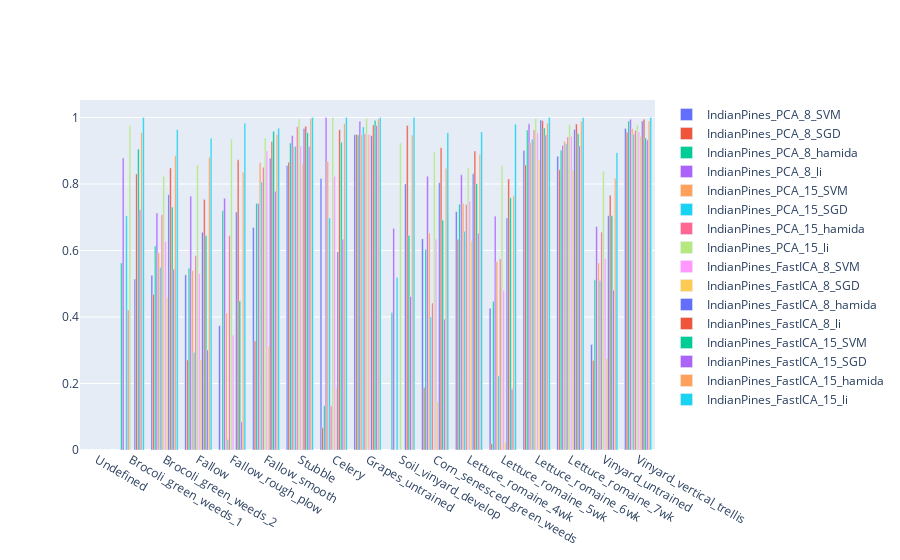

The cell this chart's notebook holds for it:
### Code cell
import plotly.graph_objects as go

fig = go.Figure(data=[
    go.Bar(name=exp, x=SALINAS_LABELS, y=dict_results[exp]['F1 scores'][0])
    for exp in dict_results
])
# Change the bar mode
fig.update_layout(barmode='group')
fig.show()

### Figure 1 — Plotly figure (JSON) as saved in the notebook; plotly's stock layout.template omitted (floating-point values rounded to 4 significant figures)
{"data": [{"name": "IndianPines_PCA_8_SVM", "type": "bar", "x": ["Undefined", "Brocoli_green_weeds_1", "Brocoli_green_weeds_2", "Fallow", "Fallow_rough_plow", "Fallow_smooth", "Stubble", "Celery", "Grapes_untrained", "Soil_vinyard_develop", "Corn_senesced_green_weeds", "Lettuce_romaine_4wk", "Lettuce_romaine_5wk", "Lettuce_romaine_6wk", "Lettuce_romaine_7wk", "Vinyard_untrained", "Vinyard_vertical_trellis"], "y": [null, 0, 0.5259, 0.5266, 0.3738, 0.6692, 0.8558, 0.8163, 0.9482, 0, 0.6352, 0.7168, 0.4264, 0.9007, 0.8833, 0.3173, 0.967]}, {"name": "IndianPines_PCA_8_SGD", "type": "bar", "x": ["Undefined", "Brocoli_green_weeds_1", "Brocoli_green_weeds_2", "Fallow", "Fallow_rough_plow", "Fallow_smooth", "Stubble", "Celery", "Grapes_untrained", "Soil_vinyard_develop", "Corn_senesced_green_weeds", "Lettuce_romaine_4wk", "Lettuce_romaine_5wk", "Lettuce_romaine_6wk", "Lettuce_romaine_7wk", "Vinyard_untrained", "Vinyard_vertical_trellis"], "y": [null, 0, 0.4683, 0.2708, 0, 0.3277, 0.8657, 0.06667, 0.9488, 0, 0.188, 0.6338, 0.01878, 0.8571, 0.8427, 0.2692, 0.9556]}, {"name": "IndianPines_PCA_8_hamida", "type": "bar", "x": ["Undefined", "Brocoli_green_weeds_1", "Brocoli_green_weeds_2", "Fallow", "Fallow_rough_plow", "Fallow_smooth", "Stubble", "Celery", "Grapes_untrained", "Soil_vinyard_develop", "Corn_senesced_green_weeds", "Lettuce_romaine_4wk", "Lettuce_romaine_5wk", "Lettuce_romaine_6wk", "Lettuce_romaine_7wk", "Vinyard_untrained", "Vinyard_vertical_trellis"], "y": [0, 0.5625, 0.6134, 0.5469, 0.7198, 0.742, 0.9232, 0.1333, 0.9476, 0.4138, 0.6034, 0.7391, 0.4471, 0.9621, 0.9014, 0.5117, 0.9891]}, {"name": "IndianPines_PCA_8_li", "type": "bar", "x": ["Undefined", "Brocoli_green_weeds_1", "Brocoli_green_weeds_2", "Fallow", "Fallow_rough_plow", "Fallow_smooth", "Stubble", "Celery", "Grapes_untrained", "Soil_vinyard_develop", "Corn_senesced_green_weeds", "Lettuce_romaine_4wk", "Lettuce_romaine_5wk", "Lettuce_romaine_6wk", "Lettuce_romaine_7wk", "Vinyard_untrained", "Vinyard_vertical_trellis"], "y": [0, 0.878, 0.7131, 0.7636, 0.757, 0.7411, 0.946, 1, 0.9886, 0.6667, 0.8234, 0.8277, 0.7033, 0.9809, 0.9155, 0.6721, 0.9947]}, {"name": "IndianPines_PCA_15_SVM", "type": "bar", "x": ["Undefined", "Brocoli_green_weeds_1", "Brocoli_green_weeds_2", "Fallow", "Fallow_rough_plow", "Fallow_smooth", "Stubble", "Celery", "Grapes_untrained", "Soil_vinyard_develop", "Corn_senesced_green_weeds", "Lettuce_romaine_4wk", "Lettuce_romaine_5wk", "Lettuce_romaine_6wk", "Lettuce_romaine_7wk", "Vinyard_untrained", "Vinyard_vertical_trellis"], "y": [null, 0, 0.5929, 0.5397, 0.4121, 0.8642, 0.9125, 0.8679, 0.9492, 0, 0.6526, 0.741, 0.5666, 0.9249, 0.9275, 0.5629, 0.967]}, {"name": "IndianPines_PCA_15_SGD", "type": "bar", "x": ["Undefined", "Brocoli_green_weeds_1", "Brocoli_green_weeds_2", "Fallow", "Fallow_rough_plow", "Fallow_smooth", "Stubble", "Celery", "Grapes_untrained", "Soil_vinyard_develop", "Corn_senesced_green_weeds", "Lettuce_romaine_4wk", "Lettuce_romaine_5wk", "Lettuce_romaine_6wk", "Lettuce_romaine_7wk", "Vinyard_untrained", "Vinyard_vertical_trellis"], "y": [null, 0.7042, 0.5491, 0.2939, 0.03162, 0.8058, 0.9137, 0.6977, 0.9717, 0.5185, 0.4, 0.6579, 0.223, 0.9343, 0.922, 0.5097, 0.9497]}, {"name": "IndianPines_PCA_15_hamida", "type": "bar", "x": ["Undefined", "Brocoli_green_weeds_1", "Brocoli_green_weeds_2", "Fallow", "Fallow_rough_plow", "Fallow_smooth", "Stubble", "Celery", "Grapes_untrained", "Soil_vinyard_develop", "Corn_senesced_green_weeds", "Lettuce_romaine_4wk", "Lettuce_romaine_5wk", "Lettuce_romaine_6wk", "Lettuce_romaine_7wk", "Vinyard_untrained", "Vinyard_vertical_trellis"], "y": [0, 0.4211, 0.7077, 0.584, 0.6448, 0.8504, 0.9725, 0.1333, 0.9511, 0, 0.442, 0.7385, 0.5749, 0.9621, 0.9413, 0.6553, 0.9613]}, {"name": "IndianPines_PCA_15_li", "type": "bar", "x": ["Undefined", "Brocoli_green_weeds_1", "Brocoli_green_weeds_2", "Fallow", "Fallow_rough_plow", "Fallow_smooth", "Stubble", "Celery", "Grapes_untrained", "Soil_vinyard_develop", "Corn_senesced_green_weeds", "Lettuce_romaine_4wk", "Lettuce_romaine_5wk", "Lettuce_romaine_6wk", "Lettuce_romaine_7wk", "Vinyard_untrained", "Vinyard_vertical_trellis"], "y": [0, 0.9778, 0.8238, 0.8568, 0.9352, 0.9386, 0.9952, 1, 0.9979, 0.9231, 0.8957, 0.85, 0.8558, 0.9976, 0.9782, 0.8382, 0.978]}, {"name": "IndianPines_FastICA_8_SVM", "type": "bar", "x": ["Undefined", "Brocoli_green_weeds_1", "Brocoli_green_weeds_2", "Fallow", "Fallow_rough_plow", "Fallow_smooth", "Stubble", "Celery", "Grapes_untrained", "Soil_vinyard_develop", "Corn_senesced_green_weeds", "Lettuce_romaine_4wk", "Lettuce_romaine_5wk", "Lettuce_romaine_6wk", "Lettuce_romaine_7wk", "Vinyard_untrained", "Vinyard_vertical_trellis"], "y": [null, 0, 0.627, 0.5306, 0.345, 0.899, 0.9144, 0.8235, 0.95, 0, 0.6338, 0.7482, 0.4791, 0.9538, 0.9433, 0.5755, 0.956]}, {"name": "IndianPines_FastICA_8_SGD", "type": "bar", "x": ["Undefined", "Brocoli_green_weeds_1", "Brocoli_green_weeds_2", "Fallow", "Fallow_rough_plow", "Fallow_smooth", "Stubble", "Celery", "Grapes_untrained", "Soil_vinyard_develop", "Corn_senesced_green_weeds", "Lettuce_romaine_4wk", "Lettuce_romaine_5wk", "Lettuce_romaine_6wk", "Lettuce_romaine_7wk", "Vinyard_untrained", "Vinyard_vertical_trellis"], "y": [null, 0, 0.4597, 0.2724, 0, 0.3121, 0.8614, 0.1875, 0.9479, 0, 0.1454, 0.6293, 0.02254, 0.8713, 0.8412, 0.2756, 0.9438]}, {"name": "IndianPines_FastICA_8_hamida", "type": "bar", "x": ["Undefined", "Brocoli_green_weeds_1", "Brocoli_green_weeds_2", "Fallow", "Fallow_rough_plow", "Fallow_smooth", "Stubble", "Celery", "Grapes_untrained", "Soil_vinyard_develop", "Corn_senesced_green_weeds", "Lettuce_romaine_4wk", "Lettuce_romaine_5wk", "Lettuce_romaine_6wk", "Lettuce_romaine_7wk", "Vinyard_untrained", "Vinyard_vertical_trellis"], "y": [0, 0.5143, 0.7677, 0.6548, 0.7156, 0.8776, 0.9668, 0.5957, 0.9452, 0.8, 0.804, 0.8308, 0.6975, 0.9927, 0.9639, 0.7046, 0.9894]}, {"name": "IndianPines_FastICA_8_li", "type": "bar", "x": ["Undefined", "Brocoli_green_weeds_1", "Brocoli_green_weeds_2", "Fallow", "Fallow_rough_plow", "Fallow_smooth", "Stubble", "Celery", "Grapes_untrained", "Soil_vinyard_develop", "Corn_senesced_green_weeds", "Lettuce_romaine_4wk", "Lettuce_romaine_5wk", "Lettuce_romaine_6wk", "Lettuce_romaine_7wk", "Vinyard_untrained", "Vinyard_vertical_trellis"], "y": [0, 0.8302, 0.8483, 0.7536, 0.8727, 0.9281, 0.974, 0.963, 0.9775, 0.9756, 0.909, 0.8989, 0.8148, 0.9903, 0.9803, 0.766, 0.9947]}, {"name": "IndianPines_FastICA_15_SVM", "type": "bar", "x": ["Undefined", "Brocoli_green_weeds_1", "Brocoli_green_weeds_2", "Fallow", "Fallow_rough_plow", "Fallow_smooth", "Stubble", "Celery", "Grapes_untrained", "Soil_vinyard_develop", "Corn_senesced_green_weeds", "Lettuce_romaine_4wk", "Lettuce_romaine_5wk", "Lettuce_romaine_6wk", "Lettuce_romaine_7wk", "Vinyard_untrained", "Vinyard_vertical_trellis"], "y": [null, 0.9048, 0.7307, 0.6443, 0.4485, 0.9589, 0.9542, 0.9259, 0.9907, 0.6452, 0.6913, 0.8008, 0.7585, 0.9687, 0.9508, 0.7048, 0.9385]}, {"name": "IndianPines_FastICA_15_SGD", "type": "bar", "x": ["Undefined", "Brocoli_green_weeds_1", "Brocoli_green_weeds_2", "Fallow", "Fallow_rough_plow", "Fallow_smooth", "Stubble", "Celery", "Grapes_untrained", "Soil_vinyard_develop", "Corn_senesced_green_weeds", "Lettuce_romaine_4wk", "Lettuce_romaine_5wk", "Lettuce_romaine_6wk", "Lettuce_romaine_7wk", "Vinyard_untrained", "Vinyard_vertical_trellis"], "y": [null, 0.7222, 0.5434, 0.3008, 0.08462, 0.7783, 0.9125, 0.6341, 0.976, 0.4615, 0.3936, 0.652, 0.184, 0.9471, 0.9143, 0.4807, 0.9326]}, {"name": "IndianPines_FastICA_15_hamida", "type": "bar", "x": ["Undefined", "Brocoli_green_weeds_1", "Brocoli_green_weeds_2", "Fallow", "Fallow_rough_plow", "Fallow_smooth", "Stubble", "Celery", "Grapes_untrained", "Soil_vinyard_develop", "Corn_senesced_green_weeds", "Lettuce_romaine_4wk", "Lettuce_romaine_5wk", "Lettuce_romaine_6wk", "Lettuce_romaine_7wk", "Vinyard_untrained", "Vinyard_vertical_trellis"], "y": [0, 0.9545, 0.8853, 0.8801, 0.8357, 0.9487, 0.9973, 0.9818, 0.9958, 0.9474, 0.8472, 0.8888, 0.7651, 0.983, 0.9879, 0.8175, 0.9892]}, {"name": "IndianPines_FastICA_15_li", "type": "bar", "x": ["Undefined", "Brocoli_green_weeds_1", "Brocoli_green_weeds_2", "Fallow", "Fallow_rough_plow", "Fallow_smooth", "Stubble", "Celery", "Grapes_untrained", "Soil_vinyard_develop", "Corn_senesced_green_weeds", "Lettuce_romaine_4wk", "Lettuce_romaine_5wk", "Lettuce_romaine_6wk", "Lettuce_romaine_7wk", "Vinyard_untrained", "Vinyard_vertical_trellis"], "y": [0, 1, 0.9634, 0.9377, 0.9828, 0.9679, 1, 1, 1, 1, 0.9539, 0.9568, 0.9797, 1, 0.9992, 0.8943, 1]}], "layout": {"barmode": "group"}}
